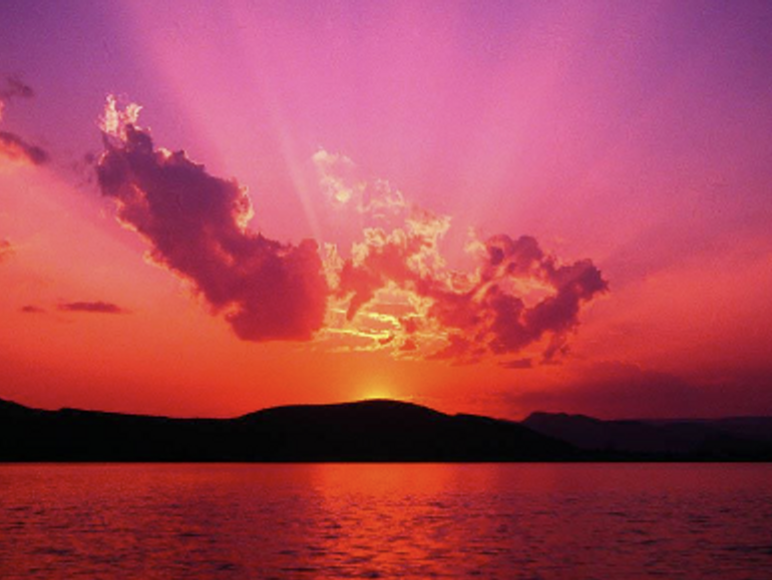
#> input picture Year2/Cognitive/Wed/Lab1/Week1_Images/sunset_image.png, 772 x 580 px
$ python test.py
#> lines starting #> are read from the running program, lines starting #| are printed output that depends on the picture
import cv2

# Reading the BGR image using imread() function
image = cv2.imread("Week1_Images/sunset_image.png")
#> image is the input picture: shape (580, 772, 3); mean B, G, R 85.9, 68.7, 169.9

# Splitting the channels first to generate different
# single

# channels for merging as we don't have separate
# channel images
b, g, r = cv2.split(image)
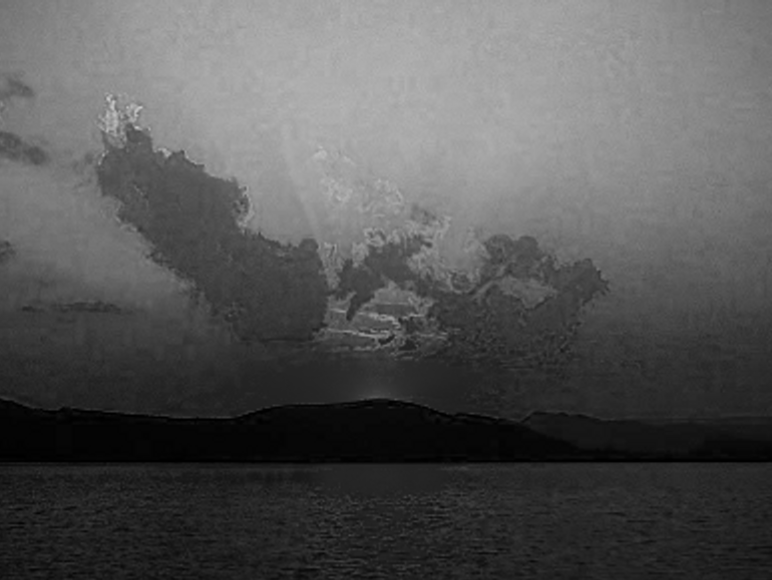
#> b: shape (580, 772); min 0, max 204, mean 85.9
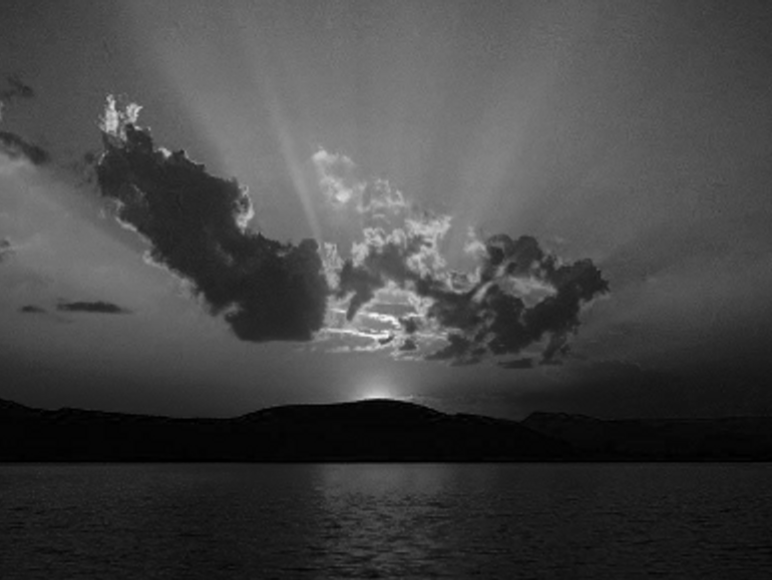
#> g: shape (580, 772); min 0, max 245, mean 68.7
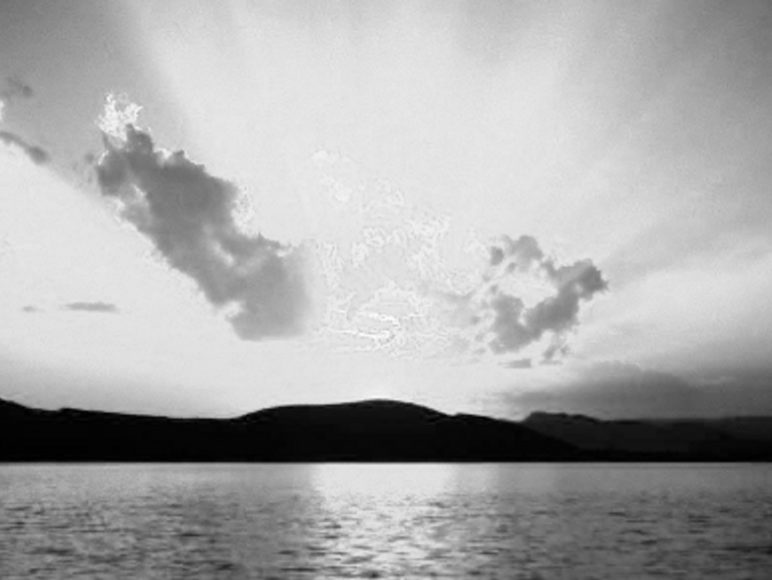
#> r: shape (580, 772); min 0, max 252, mean 169.9
# print(b)

# Displaying Blue channel image
cv2.imshow("Model Blue Image", b)

# Displaying Green channel image
cv2.imshow("Model Green Image", g)

# Displaying Red channel image
cv2.imshow("Model Red Image", r)

# Using cv2.merge() to merge Red, Green, Blue Channels

# into a coloured/multi-channeled image
image_merge = cv2.merge([r, g, b])

# Displaying Merged RGB image
cv2.imshow("RGB_Image", image_merge)

# Waits for user to press any key
cv2.waitKey(0)

$ run again, with Year2/Cognitive/Wed/Lab1/Week1_Images/husky.jpeg saved as Year2/Cognitive/Wed/Lab1/Week1_Images/sunset_image.png
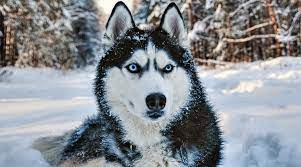
#> input picture Year2/Cognitive/Wed/Lab1/Week1_Images/husky.jpeg, 301 x 167 px
#> image is the input picture: shape (167, 301, 3); mean B, G, R 146.5, 141, 136.4
#> `b, g, r = cv2.split(image)`:
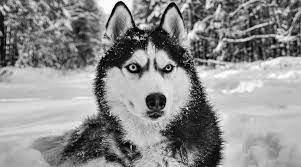
#> g: shape (167, 301); min 0, max 255, mean 141
#> `b, g, r = cv2.split(image)`:
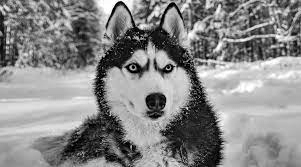
#> r: shape (167, 301); min 0, max 255, mean 136.4
